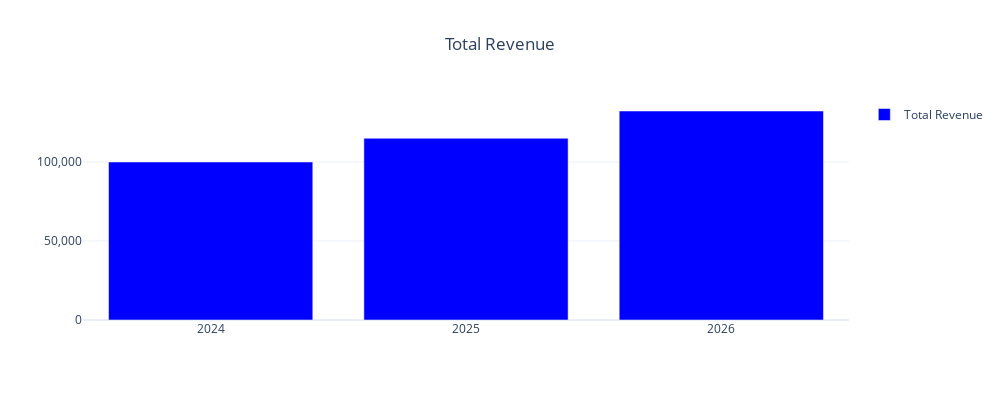

Notebook cell for this chart:
### Code cell
# Customize chart appearance
revenue_chart_custom = model['revenue'].chart(
    width=1000,
    height=400,
    chart_type='bar',
    template='plotly_white'
)
revenue_chart_custom.show()

### Figure 1 — Plotly figure (JSON) as saved in the notebook; plotly's stock layout.template omitted (floating-point values rounded to 4 significant figures)
{"data": [{"hovertemplate": "<b>%{fullData.name}</b><br>Value: %{y}<br><extra></extra>", "marker": {"color": "blue"}, "name": "Total Revenue", "type": "bar", "x": [0, 1, 2], "y": [100000, 115000, 132250]}], "layout": {"height": 400, "hovermode": "x unified", "showlegend": true, "title": {"text": "Total Revenue", "x": 0.5, "xanchor": "center"}, "width": 1000, "xaxis": {"tickmode": "array", "ticktext": ["2024", "2025", "2026"], "tickvals": [0, 1, 2], "title": {"text": ""}}, "yaxis": {"tickformat": ",.0f", "title": {"text": ""}}}}
